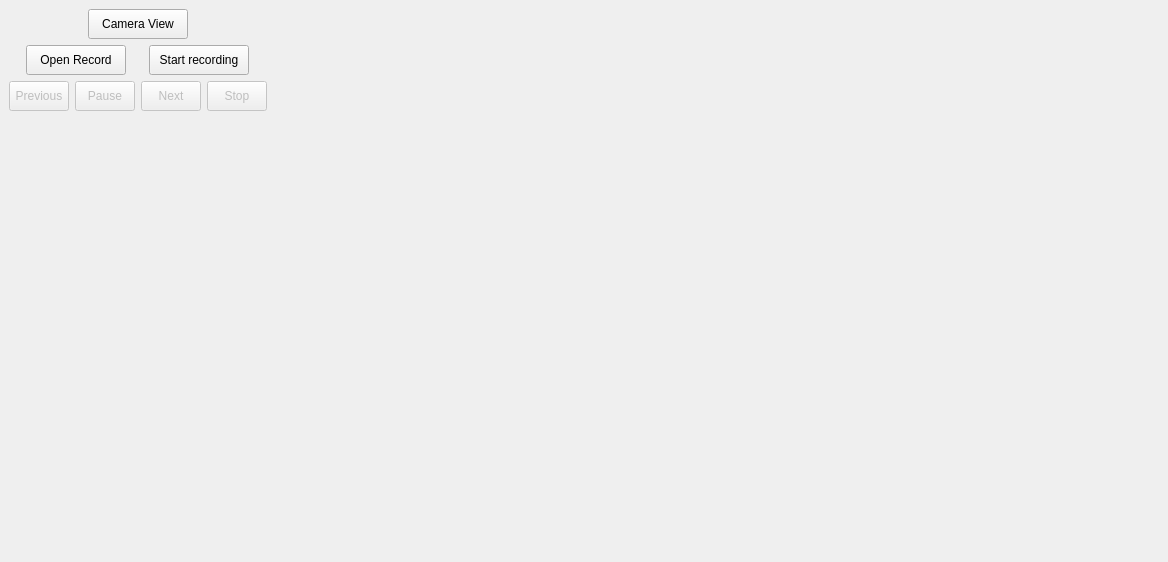
<?xml version="1.0" encoding="UTF-8"?>
<ui version="4.0">
 <class>PclViewer</class>
 <widget class="QMainWindow" name="PclViewer">
  <property name="geometry">
   <rect>
    <x>0</x>
    <y>0</y>
    <width>1168</width>
    <height>562</height>
   </rect>
  </property>
  <property name="minimumSize">
   <size>
    <width>0</width>
    <height>0</height>
   </size>
  </property>
  <property name="maximumSize">
   <size>
    <width>5000</width>
    <height>5000</height>
   </size>
  </property>
  <property name="windowTitle">
   <string>PCLViewer</string>
  </property>
  <widget class="QWidget" name="centralwidget">
   <layout class="QHBoxLayout" name="horizontalLayout">
    <item>
     <layout class="QVBoxLayout" name="verticalLayout">
      <item>
       <layout class="QHBoxLayout" name="horizontalLayout_3">
        <item>
         <widget class="QPushButton" name="centerButton">
          <property name="minimumSize">
           <size>
            <width>100</width>
            <height>30</height>
           </size>
          </property>
          <property name="maximumSize">
           <size>
            <width>100</width>
            <height>30</height>
           </size>
          </property>
          <property name="text">
           <string>Camera View</string>
          </property>
          <property name="checkable">
           <bool>false</bool>
          </property>
         </widget>
        </item>
       </layout>
      </item>
      <item>
       <layout class="QHBoxLayout" name="horizontalLayout_4">
        <item>
         <widget class="QPushButton" name="openButton">
          <property name="minimumSize">
           <size>
            <width>100</width>
            <height>30</height>
           </size>
          </property>
          <property name="maximumSize">
           <size>
            <width>100</width>
            <height>30</height>
           </size>
          </property>
          <property name="text">
           <string>Open Record</string>
          </property>
          <property name="checkable">
           <bool>false</bool>
          </property>
         </widget>
        </item>
        <item>
         <widget class="QPushButton" name="recordButton">
          <property name="minimumSize">
           <size>
            <width>100</width>
            <height>30</height>
           </size>
          </property>
          <property name="maximumSize">
           <size>
            <width>100</width>
            <height>30</height>
           </size>
          </property>
          <property name="text">
           <string>Start recording</string>
          </property>
          <property name="checkable">
           <bool>false</bool>
          </property>
         </widget>
        </item>
       </layout>
      </item>
      <item>
       <layout class="QHBoxLayout" name="horizontalLayout_2">
        <item>
         <widget class="QPushButton" name="previousButton">
          <property name="enabled">
           <bool>false</bool>
          </property>
          <property name="minimumSize">
           <size>
            <width>50</width>
            <height>30</height>
           </size>
          </property>
          <property name="maximumSize">
           <size>
            <width>60</width>
            <height>30</height>
           </size>
          </property>
          <property name="text">
           <string>Previous</string>
          </property>
          <property name="checkable">
           <bool>false</bool>
          </property>
         </widget>
        </item>
        <item>
         <widget class="QPushButton" name="playButton">
          <property name="enabled">
           <bool>false</bool>
          </property>
          <property name="minimumSize">
           <size>
            <width>50</width>
            <height>30</height>
           </size>
          </property>
          <property name="maximumSize">
           <size>
            <width>60</width>
            <height>30</height>
           </size>
          </property>
          <property name="text">
           <string>Pause</string>
          </property>
          <property name="checkable">
           <bool>false</bool>
          </property>
         </widget>
        </item>
        <item>
         <widget class="QPushButton" name="nextButton">
          <property name="enabled">
           <bool>false</bool>
          </property>
          <property name="minimumSize">
           <size>
            <width>50</width>
            <height>30</height>
           </size>
          </property>
          <property name="maximumSize">
           <size>
            <width>60</width>
            <height>30</height>
           </size>
          </property>
          <property name="text">
           <string>Next</string>
          </property>
          <property name="checkable">
           <bool>false</bool>
          </property>
         </widget>
        </item>
        <item>
         <widget class="QPushButton" name="liveButton">
          <property name="enabled">
           <bool>false</bool>
          </property>
          <property name="minimumSize">
           <size>
            <width>50</width>
            <height>30</height>
           </size>
          </property>
          <property name="maximumSize">
           <size>
            <width>60</width>
            <height>30</height>
           </size>
          </property>
          <property name="text">
           <string>Stop</string>
          </property>
         </widget>
        </item>
       </layout>
      </item>
      <item>
       <spacer name="verticalSpacer">
        <property name="orientation">
         <enum>Qt::Vertical</enum>
        </property>
        <property name="sizeHint" stdset="0">
         <size>
          <width>20</width>
          <height>40</height>
         </size>
        </property>
       </spacer>
      </item>
     </layout>
    </item>
    <item>
     <widget class="QVTKWidget" name="qvtkWidget" native="true">
      <property name="minimumSize">
       <size>
        <width>828</width>
        <height>544</height>
       </size>
      </property>
      <property name="styleSheet">
       <string notr="true"/>
      </property>
     </widget>
    </item>
   </layout>
  </widget>
 </widget>
 <customwidgets>
  <customwidget>
   <class>QVTKWidget</class>
   <extends>QWidget</extends>
   <header>QVTKWidget.h</header>
  </customwidget>
 </customwidgets>
 <resources/>
 <connections/>
</ui>
